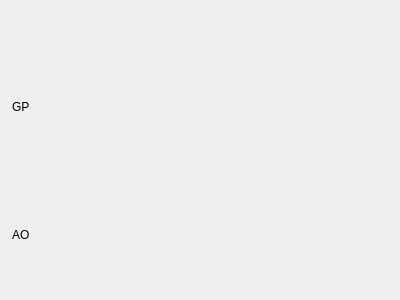
<?xml version="1.0" encoding="UTF-8"?>
<ui version="4.0">
 <class>snowgui::trackingmonitordialog</class>
 <widget class="QDialog" name="snowgui::trackingmonitordialog">
  <property name="geometry">
   <rect>
    <x>0</x>
    <y>0</y>
    <width>400</width>
    <height>300</height>
   </rect>
  </property>
  <property name="windowTitle">
   <string>Dialog</string>
  </property>
  <layout class="QVBoxLayout" name="verticalLayout">
   <property name="leftMargin">
    <number>0</number>
   </property>
   <property name="topMargin">
    <number>0</number>
   </property>
   <property name="rightMargin">
    <number>0</number>
   </property>
   <property name="bottomMargin">
    <number>5</number>
   </property>
   <item>
    <widget class="QWidget" name="infoWidget" native="true">
     <property name="maximumSize">
      <size>
       <width>16777215</width>
       <height>40</height>
      </size>
     </property>
    </widget>
   </item>
   <item>
    <widget class="QWidget" name="dataWidget" native="true">
     <layout class="QGridLayout" name="gridLayout">
      <property name="leftMargin">
       <number>12</number>
      </property>
      <property name="topMargin">
       <number>0</number>
      </property>
      <property name="rightMargin">
       <number>0</number>
      </property>
      <property name="bottomMargin">
       <number>0</number>
      </property>
      <item row="0" column="0" colspan="2">
       <widget class="QWidget" name="gpWidget" native="true">
        <layout class="QHBoxLayout" name="horizontalLayout">
         <property name="leftMargin">
          <number>0</number>
         </property>
         <property name="topMargin">
          <number>0</number>
         </property>
         <property name="rightMargin">
          <number>0</number>
         </property>
         <property name="bottomMargin">
          <number>0</number>
         </property>
         <item>
          <widget class="QLabel" name="gpLabel">
           <property name="maximumSize">
            <size>
             <width>20</width>
             <height>16777215</height>
            </size>
           </property>
           <property name="text">
            <string>GP</string>
           </property>
          </widget>
         </item>
         <item>
          <widget class="snowgui::singletrackwidget" name="gpTrack" native="true"/>
         </item>
        </layout>
       </widget>
      </item>
      <item row="1" column="0" colspan="2">
       <widget class="QWidget" name="aoWidget" native="true">
        <layout class="QHBoxLayout" name="horizontalLayout_2">
         <property name="leftMargin">
          <number>0</number>
         </property>
         <property name="topMargin">
          <number>0</number>
         </property>
         <property name="rightMargin">
          <number>0</number>
         </property>
         <property name="bottomMargin">
          <number>0</number>
         </property>
         <item>
          <widget class="QLabel" name="aoLabel">
           <property name="maximumSize">
            <size>
             <width>20</width>
             <height>16777215</height>
            </size>
           </property>
           <property name="text">
            <string>AO</string>
           </property>
          </widget>
         </item>
         <item>
          <widget class="snowgui::singletrackwidget" name="aoTrack" native="true"/>
         </item>
        </layout>
       </widget>
      </item>
     </layout>
    </widget>
   </item>
  </layout>
 </widget>
 <customwidgets>
  <customwidget>
   <class>snowgui::singletrackwidget</class>
   <extends>QWidget</extends>
   <header location="global">singletrackwidget.h</header>
   <container>1</container>
  </customwidget>
 </customwidgets>
 <resources/>
 <connections/>
</ui>
